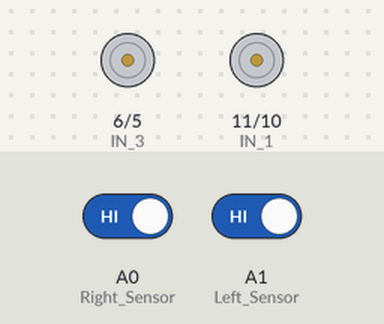
A sketch run on a simulated Arduino Uno, built with avr-gcc and run on an emulated ATmega328P. Shown: motor-driver pin pairs drawn as motors (green arrow = first pin HIGH = forward, orange = second pin HIGH = backward, longer = more drive). The test bench sets the inputs (shaded band); at power-on: A0 (Right_Sensor) HIGH, A1 (Left_Sensor) HIGH.

Above: at 1.2 s.
1.3 s: A0 (Right_Sensor) driven LOW
At 1.8 s:
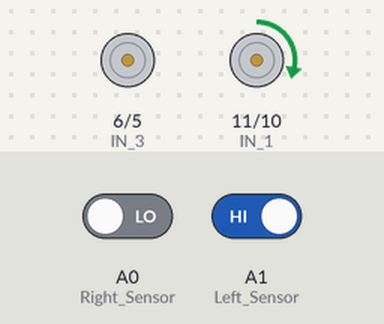
2.8 s: A1 (Left_Sensor) driven LOW
At 4.0 s:
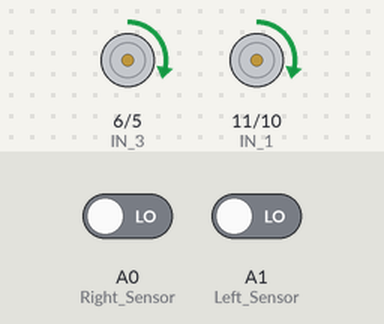
4.3 s: A0 (Right_Sensor) driven HIGH
At 5.3 s:
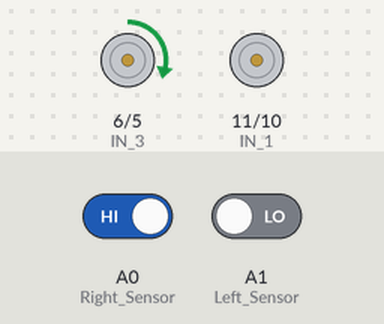
Timing chart, 0 to 7.3 s (numbered marks = the images above; inputs shaded):
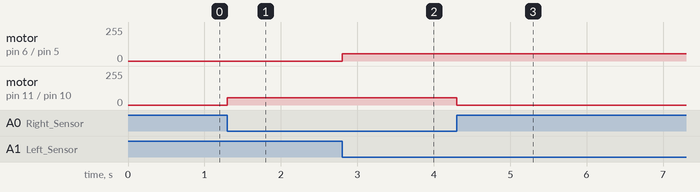

Measured:
- after the input at 1.3 s, motor on pin 11 (IN_1) / pin 10 (IN_2): stopped → forward 55/255 at once
- after the input at 2.8 s, motor on pin 6 (IN_3) / pin 5 (IN_4): stopped → forward 55/255 at once
- after the input at 4.3 s, motor on pin 11 (IN_1) / pin 10 (IN_2): forward 55/255 → stopped at once

The sketch:

Line_Follower.ino
```cpp
int IN_1 = 11;
int IN_2 = 10;

int IN_3 = 6;
int IN_4 = 5;

int Speed = 55;

int Left_Sensor = A1;
int Right_Sensor = A0;

void setup()
  {
    pinMode(IN_1, OUTPUT);
    pinMode(IN_2, OUTPUT);

    pinMode(IN_3, OUTPUT);
    pinMode(IN_4, OUTPUT);

    pinMode(Left_Sensor, INPUT);
    pinMode(Right_Sensor, INPUT);
  }

void loop()
{
          if ((digitalRead(Left_Sensor) == LOW)&&(digitalRead(Right_Sensor) == LOW))
              {
                 Rover_ForWard();
              }

          if ((digitalRead(Left_Sensor) == LOW)&&(digitalRead(Right_Sensor) == HIGH))
              {
                 Rover_RightWard();
              }

          if ((digitalRead(Left_Sensor) == HIGH)&&(digitalRead(Right_Sensor) == LOW))
              {
                 Rover_LeftWard();
              }

          if ((digitalRead(Left_Sensor) == HIGH)&&(digitalRead(Right_Sensor) == HIGH))
             {
                  Rover_Stop();
             }
}


  void Rover_Stop()
    {
      analogWrite(IN_1, LOW);
      analogWrite(IN_2, LOW);
      analogWrite(IN_3, LOW);
      analogWrite(IN_4, LOW);
    }

  void Rover_ForWard()
    {
      analogWrite(IN_1, Speed);
      analogWrite(IN_2, LOW);
      analogWrite(IN_3, Speed);
      analogWrite(IN_4, LOW);
    }


  void Rover_RightWard()
    {
      analogWrite(IN_1, LOW);
      analogWrite(IN_2, LOW);
      analogWrite(IN_3, Speed);
      analogWrite(IN_4, LOW);
    }

  void Rover_LeftWard()
    {
      analogWrite(IN_1, Speed);
      analogWrite(IN_2, LOW);
      analogWrite(IN_3, LOW);
      analogWrite(IN_4, LOW);
    }
```
